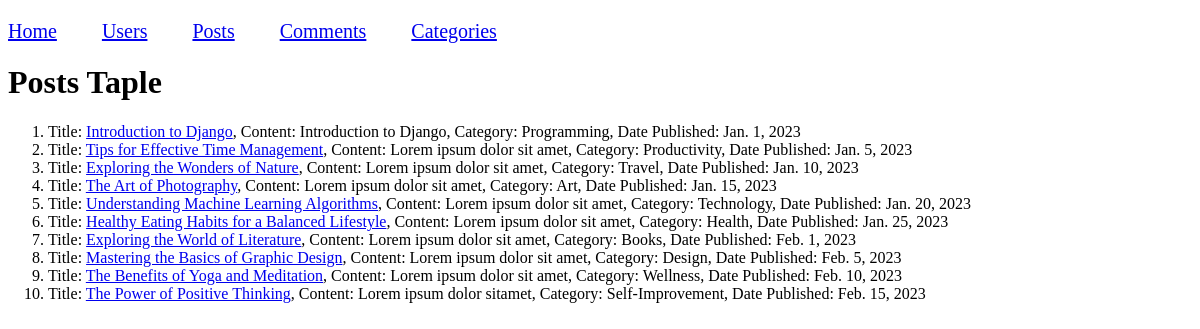
The app's page /blogs/ with its own data.
### blog/models.py (models this page shows, shortened)
class Post(models.Model):
    ID = models.IntegerField(primary_key=True)
    title = models.CharField(max_length=255)
    content = models.CharField(max_length=255)
    category = models.CharField(max_length=255)
    date_published = models.DateField(null=True)

### blog/views.py (the view)
# urls.py: path('blogs/', views.Posts, name='blogs'),
def Posts(request):
    mypost = Post.objects.all().values()
    template = loader.get_template('blogs.html')
    context = {
        'mypost': mypost,
    }
    return HttpResponse(template.render(context, request))

### blog/templates/blogs.html (shortened to what this page needs)
{% extends "index.html" %}
{% block content %}
    <p style="word-spacing: 40px; font-size:20px;"><a href="/">Home</a>  <a href="/users/">Users</a>  <a href="#">Posts</a>  <a href="/comments/">Comments</a>  <a href="/categories/">Categories</a></p>
  <h1>Posts Taple</h1>
    <ol>
    {% for x in mypost %}
      <li>Title: <a href="details/{{ x.ID }}">{{ x.title }}</a>, Content: {{ x.content }}, Category: {{ x.category}}, Date Published: {{x.date_published}}</li>
    {% endfor %}
  </ol>
{% endblock %}

### records on screen
Post: title "Introduction to Django", content "Introduction to Django", category "Programming", date_published "Jan. 1, 2023"
Post: title "Tips for Effective Time Management", content "Lorem ipsum dolor sit amet", category "Productivity", date_published "Jan. 5, 2023"
Post: title "Exploring the Wonders of Nature", content "Lorem ipsum dolor sit amet", category "Travel", date_published "Jan. 10, 2023"
Post: title "The Art of Photography", content "Lorem ipsum dolor sit amet", category "Art", date_published "Jan. 15, 2023"
Post: title "Understanding Machine Learning Algorithms", content "Lorem ipsum dolor sit amet", category "Technology", date_published "Jan. 20, 2023"
Post: title "Healthy Eating Habits for a Balanced Lifestyle", content "Lorem ipsum dolor sit amet", category "Health", date_published "Jan. 25, 2023"
Post: title "Exploring the World of Literature", content "Lorem ipsum dolor sit amet", category "Books", date_published "Feb. 1, 2023"
Post: title "Mastering the Basics of Graphic Design", content "Lorem ipsum dolor sit amet", category "Design", date_published "Feb. 5, 2023"
Post: title "The Benefits of Yoga and Meditation", content "Lorem ipsum dolor sit amet", category "Wellness", date_published "Feb. 10, 2023"
Post: title "The Power of Positive Thinking", content "Lorem ipsum dolor sitamet", category "Self-Improvement", date_published "Feb. 15, 2023"
